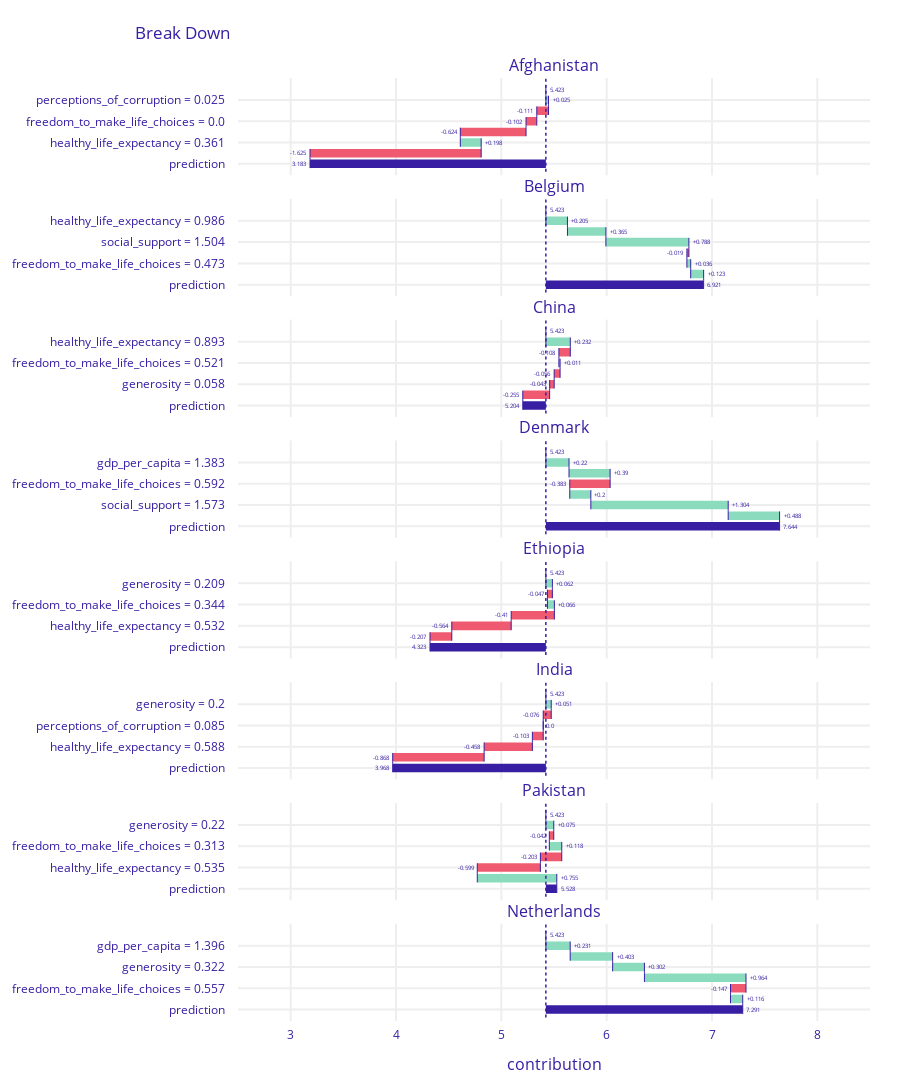

Source (notebook cell):
### Code cell
pp_list = []
for country in ['Afghanistan', 'Belgium', 'China', 'Denmark', 'Ethiopia','India','Pakistan','Netherlands']:
    pp = explainer.predict_parts(X.loc[country], type='break_down')
    pp.result.label = country
    pp_list += [pp]
pp_list[0].plot(pp_list[1::], min_max=[2.5, 8.5])

### Figure 1 — Plotly figure (JSON) as saved in the notebook; plotly's stock layout.template omitted (floating-point values rounded to 4 significant figures)
{"data": [{"base": 5.423, "connector": {"line": {"color": "#371ea3", "dash": "solid", "width": 1}, "mode": "spanning"}, "decreasing": {"marker": {"color": "#f05a71"}}, "hoverinfo": "text+delta", "hoverlabel": {"bgcolor": "rgba(0,0,0,0.8)"}, "hovertext": ["Average response: 5.423<br>Prediction: 3.183", "perceptions_of_corruption = 0.025<br>increases average response by", "generosity = 0.158<br>decreases average response by", "freedom_to_make_life_choices = 0.0<br>decreases average response by", "gdp_per_capita = 0.35<br>decreases average response by", "healthy_life_expectancy = 0.361<br>increases average response by", "social_support = 0.517<br>decreases average response by", "Average response: 5.423<br>Prediction: 3.183"], "increasing": {"marker": {"color": "#8bdcbe"}}, "measure": ["relative", "relative", "relative", "relative", "relative", "relative", "relative", "total"], "orientation": "h", "showlegend": false, "text": ["5.423", "+0.025", "-0.111", "-0.102", "-0.624", "+0.198", "-1.625", "3.183"], "textposition": "outside", "totals": {"marker": {"color": "#371ea3"}}, "type": "waterfall", "x": [0, 0.025, -0.111, -0.102, -0.624, 0.198, -1.625, -2.239], "xaxis": "x", "y": ["intercept", "perceptions_of_corruption = 0.025", "generosity = 0.158", "freedom_to_make_life_choices = 0.0", "gdp_per_capita = 0.35", "healthy_life_expectancy = 0.361", "social_support = 0.517", "prediction"], "yaxis": "y"}, {"base": 5.423, "connector": {"line": {"color": "#371ea3", "dash": "solid", "width": 1}, "mode": "spanning"}, "decreasing": {"marker": {"color": "#f05a71"}}, "hoverinfo": "text+delta", "hoverlabel": {"bgcolor": "rgba(0,0,0,0.8)"}, "hovertext": ["Average response: 5.423<br>Prediction: 6.921", "healthy_life_expectancy = 0.986<br>increases average response by", "gdp_per_capita = 1.356<br>increases average response by", "social_support = 1.504<br>increases average response by", "generosity = 0.16<br>decreases average response by", "freedom_to_make_life_choices = 0.473<br>increases average response by", "perceptions_of_corruption = 0.21<br>increases average response by", "Average response: 5.423<br>Prediction: 6.921"], "increasing": {"marker": {"color": "#8bdcbe"}}, "measure": ["relative", "relative", "relative", "relative", "relative", "relative", "relative", "total"], "orientation": "h", "showlegend": false, "text": ["5.423", "+0.205", "+0.365", "+0.788", "-0.019", "+0.036", "+0.123", "6.921"], "textposition": "outside", "totals": {"marker": {"color": "#371ea3"}}, "type": "waterfall", "x": [0, 0.205, 0.365, 0.788, -0.019, 0.036, 0.123, 1.498], "xaxis": "x2", "y": ["intercept", "healthy_life_expectancy = 0.986", "gdp_per_capita = 1.356", "social_support = 1.504", "generosity = 0.16", "freedom_to_make_life_choices = 0.473", "perceptions_of_corruption = 0.21", "prediction"], "yaxis": "y2"}, {"base": 5.423, "connector": {"line": {"color": "#371ea3", "dash": "solid", "width": 1}, "mode": "spanning"}, "decreasing": {"marker": {"color": "#f05a71"}}, "hoverinfo": "text+delta", "hoverlabel": {"bgcolor": "rgba(0,0,0,0.8)"}, "hovertext": ["Average response: 5.423<br>Prediction: 5.204", "healthy_life_expectancy = 0.893<br>increases average response by", "gdp_per_capita = 1.029<br>decreases average response by", "freedom_to_make_life_choices = 0.521<br>increases average response by", "perceptions_of_corruption = 0.1<br>decreases average response by", "generosity = 0.058<br>decreases average response by", "social_support = 1.125<br>decreases average response by", "Average response: 5.423<br>Prediction: 5.204"], "increasing": {"marker": {"color": "#8bdcbe"}}, "measure": ["relative", "relative", "relative", "relative", "relative", "relative", "relative", "total"], "orientation": "h", "showlegend": false, "text": ["5.423", "+0.232", "-0.108", "+0.011", "-0.056", "-0.043", "-0.255", "5.204"], "textposition": "outside", "totals": {"marker": {"color": "#371ea3"}}, "type": "waterfall", "x": [0, 0.232, -0.108, 0.011, -0.056, -0.043, -0.255, -0.218], "xaxis": "x3", "y": ["intercept", "healthy_life_expectancy = 0.893", "gdp_per_capita = 1.029", "freedom_to_make_life_choices = 0.521", "perceptions_of_corruption = 0.1", "generosity = 0.058", "social_support = 1.125", "prediction"], "yaxis": "y3"}, {"base": 5.423, "connector": {"line": {"color": "#371ea3", "dash": "solid", "width": 1}, "mode": "spanning"}, "decreasing": {"marker": {"color": "#f05a71"}}, "hoverinfo": "text+delta", "hoverlabel": {"bgcolor": "rgba(0,0,0,0.8)"}, "hovertext": ["Average response: 5.423<br>Prediction: 7.644", "gdp_per_capita = 1.383<br>increases average response by", "healthy_life_expectancy = 0.996<br>increases average response by", "freedom_to_make_life_choices = 0.592<br>decreases average response by", "generosity = 0.252<br>increases average response by", "social_support = 1.573<br>increases average response by", "perceptions_of_corruption = 0.41<br>increases average response by", "Average response: 5.423<br>Prediction: 7.644"], "increasing": {"marker": {"color": "#8bdcbe"}}, "measure": ["relative", "relative", "relative", "relative", "relative", "relative", "relative", "total"], "orientation": "h", "showlegend": false, "text": ["5.423", "+0.22", "+0.39", "-0.383", "+0.2", "+1.304", "+0.488", "7.644"], "textposition": "outside", "totals": {"marker": {"color": "#371ea3"}}, "type": "waterfall", "x": [0, 0.22, 0.39, -0.383, 0.2, 1.304, 0.488, 2.221], "xaxis": "x4", "y": ["intercept", "gdp_per_capita = 1.383", "healthy_life_expectancy = 0.996", "freedom_to_make_life_choices = 0.592", "generosity = 0.252", "social_support = 1.573", "perceptions_of_corruption = 0.41", "prediction"], "yaxis": "y4"}, {"base": 5.423, "connector": {"line": {"color": "#371ea3", "dash": "solid", "width": 1}, "mode": "spanning"}, "decreasing": {"marker": {"color": "#f05a71"}}, "hoverinfo": "text+delta", "hoverlabel": {"bgcolor": "rgba(0,0,0,0.8)"}, "hovertext": ["Average response: 5.423<br>Prediction: 4.323", "generosity = 0.209<br>increases average response by", "perceptions_of_corruption = 0.1<br>decreases average response by", "freedom_to_make_life_choices = 0.344<br>increases average response by", "gdp_per_capita = 0.336<br>decreases average response by", "healthy_life_expectancy = 0.532<br>decreases average response by", "social_support = 1.033<br>decreases average response by", "Average response: 5.423<br>Prediction: 4.323"], "increasing": {"marker": {"color": "#8bdcbe"}}, "measure": ["relative", "relative", "relative", "relative", "relative", "relative", "relative", "total"], "orientation": "h", "showlegend": false, "text": ["5.423", "+0.062", "-0.047", "+0.066", "-0.41", "-0.564", "-0.207", "4.323"], "textposition": "outside", "totals": {"marker": {"color": "#371ea3"}}, "type": "waterfall", "x": [0, 0.062, -0.047, 0.066, -0.41, -0.564, -0.207, -1.1], "xaxis": "x5", "y": ["intercept", "generosity = 0.209", "perceptions_of_corruption = 0.1", "freedom_to_make_life_choices = 0.344", "gdp_per_capita = 0.336", "healthy_life_expectancy = 0.532", "social_support = 1.033", "prediction"], "yaxis": "y5"}, {"base": 5.423, "connector": {"line": {"color": "#371ea3", "dash": "solid", "width": 1}, "mode": "spanning"}, "decreasing": {"marker": {"color": "#f05a71"}}, "hoverinfo": "text+delta", "hoverlabel": {"bgcolor": "rgba(0,0,0,0.8)"}, "hovertext": ["Average response: 5.423<br>Prediction: 3.968", "generosity = 0.2<br>increases average response by", "freedom_to_make_life_choices = 0.498<br>decreases average response by", "perceptions_of_corruption = 0.085<br>decreases average response by", "gdp_per_capita = 0.755<br>decreases average response by", "healthy_life_expectancy = 0.588<br>decreases average response by", "social_support = 0.765<br>decreases average response by", "Average response: 5.423<br>Prediction: 3.968"], "increasing": {"marker": {"color": "#8bdcbe"}}, "measure": ["relative", "relative", "relative", "relative", "relative", "relative", "relative", "total"], "orientation": "h", "showlegend": false, "text": ["5.423", "+0.051", "-0.076", "0.0", "-0.103", "-0.458", "-0.868", "3.968"], "textposition": "outside", "totals": {"marker": {"color": "#371ea3"}}, "type": "waterfall", "x": [0, 0.051, -0.076, 0, -0.103, -0.458, -0.868, -1.454], "xaxis": "x6", "y": ["intercept", "generosity = 0.2", "freedom_to_make_life_choices = 0.498", "perceptions_of_corruption = 0.085", "gdp_per_capita = 0.755", "healthy_life_expectancy = 0.588", "social_support = 0.765", "prediction"], "yaxis": "y6"}, {"base": 5.423, "connector": {"line": {"color": "#371ea3", "dash": "solid", "width": 1}, "mode": "spanning"}, "decreasing": {"marker": {"color": "#f05a71"}}, "hoverinfo": "text+delta", "hoverlabel": {"bgcolor": "rgba(0,0,0,0.8)"}, "hovertext": ["Average response: 5.423<br>Prediction: 5.528", "generosity = 0.22<br>increases average response by", "perceptions_of_corruption = 0.098<br>decreases average response by", "freedom_to_make_life_choices = 0.313<br>increases average response by", "gdp_per_capita = 0.677<br>decreases average response by", "healthy_life_expectancy = 0.535<br>decreases average response by", "social_support = 0.886<br>increases average response by", "Average response: 5.423<br>Prediction: 5.528"], "increasing": {"marker": {"color": "#8bdcbe"}}, "measure": ["relative", "relative", "relative", "relative", "relative", "relative", "relative", "total"], "orientation": "h", "showlegend": false, "text": ["5.423", "+0.075", "-0.042", "+0.118", "-0.203", "-0.599", "+0.755", "5.528"], "textposition": "outside", "totals": {"marker": {"color": "#371ea3"}}, "type": "waterfall", "x": [0, 0.075, -0.042, 0.118, -0.203, -0.599, 0.755, 0.106], "xaxis": "x7", "y": ["intercept", "generosity = 0.22", "perceptions_of_corruption = 0.098", "freedom_to_make_life_choices = 0.313", "gdp_per_capita = 0.677", "healthy_life_expectancy = 0.535", "social_support = 0.886", "prediction"], "yaxis": "y7"}, {"base": 5.423, "connector": {"line": {"color": "#371ea3", "dash": "solid", "width": 1}, "mode": "spanning"}, "decreasing": {"marker": {"color": "#f05a71"}}, "hoverinfo": "text+delta", "hoverlabel": {"bgcolor": "rgba(0,0,0,0.8)"}, "hovertext": ["Average response: 5.423<br>Prediction: 7.291", "gdp_per_capita = 1.396<br>increases average response by", "healthy_life_expectancy = 0.999<br>increases average response by", "generosity = 0.322<br>increases average response by", "social_support = 1.522<br>increases average response by", "freedom_to_make_life_choices = 0.557<br>decreases average response by", "perceptions_of_corruption = 0.298<br>increases average response by", "Average response: 5.423<br>Prediction: 7.291"], "increasing": {"marker": {"color": "#8bdcbe"}}, "measure": ["relative", "relative", "relative", "relative", "relative", "relative", "relative", "total"], "orientation": "h", "showlegend": false, "text": ["5.423", "+0.231", "+0.403", "+0.302", "+0.964", "-0.147", "+0.116", "7.291"], "textposition": "outside", "totals": {"marker": {"color": "#371ea3"}}, "type": "waterfall", "x": [0, 0.231, 0.403, 0.302, 0.964, -0.147, 0.116, 1.869], "xaxis": "x8", "y": ["intercept", "gdp_per_capita = 1.396", "healthy_life_expectancy = 0.999", "generosity = 0.322", "social_support = 1.522", "freedom_to_make_life_choices = 0.557", "perceptions_of_corruption = 0.298", "prediction"], "yaxis": "y8"}], "layout": {"annotations": [{"font": {"size": 16}, "showarrow": false, "text": "Afghanistan", "x": 0.5, "xanchor": "center", "xref": "paper", "y": 1, "yanchor": "bottom", "yref": "paper"}, {"font": {"size": 16}, "showarrow": false, "text": "Belgium", "x": 0.5, "xanchor": "center", "xref": "paper", "y": 0.8719, "yanchor": "bottom", "yref": "paper"}, {"font": {"size": 16}, "showarrow": false, "text": "China", "x": 0.5, "xanchor": "center", "xref": "paper", "y": 0.7438, "yanchor": "bottom", "yref": "paper"}, {"font": {"size": 16}, "showarrow": false, "text": "Denmark", "x": 0.5, "xanchor": "center", "xref": "paper", "y": 0.6156, "yanchor": "bottom", "yref": "paper"}, {"font": {"size": 16}, "showarrow": false, "text": "Ethiopia", "x": 0.5, "xanchor": "center", "xref": "paper", "y": 0.4875, "yanchor": "bottom", "yref": "paper"}, {"font": {"size": 16}, "showarrow": false, "text": "India", "x": 0.5, "xanchor": "center", "xref": "paper", "y": 0.3594, "yanchor": "bottom", "yref": "paper"}, {"font": {"size": 16}, "showarrow": false, "text": "Pakistan", "x": 0.5, "xanchor": "center", "xref": "paper", "y": 0.2312, "yanchor": "bottom", "yref": "paper"}, {"font": {"size": 16}, "showarrow": false, "text": "Netherlands", "x": 0.5, "xanchor": "center", "xref": "paper", "y": 0.1031, "yanchor": "bottom", "yref": "paper"}, {"font": {"size": 16}, "showarrow": false, "text": "contribution", "x": 0.5, "xanchor": "center", "xref": "paper", "y": 0, "yanchor": "top", "yref": "paper", "yshift": -30}], "font": {"color": "#371ea3"}, "height": 1951, "margin": {"b": 71, "r": 30, "t": 78}, "shapes": [{"line": {"color": "#371ea3", "dash": "dot", "width": 1.5}, "type": "line", "x0": 5.423, "x1": 5.423, "xref": "x", "y0": -1, "y1": 8, "yref": "y"}, {"line": {"color": "#371ea3", "dash": "dot", "width": 1.5}, "type": "line", "x0": 5.423, "x1": 5.423, "xref": "x2", "y0": -1, "y1": 8, "yref": "y2"}, {"line": {"color": "#371ea3", "dash": "dot", "width": 1.5}, "type": "line", "x0": 5.423, "x1": 5.423, "xref": "x3", "y0": -1, "y1": 8, "yref": "y3"}, {"line": {"color": "#371ea3", "dash": "dot", "width": 1.5}, "type": "line", "x0": 5.423, "x1": 5.423, "xref": "x4", "y0": -1, "y1": 8, "yref": "y4"}, {"line": {"color": "#371ea3", "dash": "dot", "width": 1.5}, "type": "line", "x0": 5.423, "x1": 5.423, "xref": "x5", "y0": -1, "y1": 8, "yref": "y5"}, {"line": {"color": "#371ea3", "dash": "dot", "width": 1.5}, "type": "line", "x0": 5.423, "x1": 5.423, "xref": "x6", "y0": -1, "y1": 8, "yref": "y6"}, {"line": {"color": "#371ea3", "dash": "dot", "width": 1.5}, "type": "line", "x0": 5.423, "x1": 5.423, "xref": "x7", "y0": -1, "y1": 8, "yref": "y7"}, {"line": {"color": "#371ea3", "dash": "dot", "width": 1.5}, "type": "line", "x0": 5.423, "x1": 5.423, "xref": "x8", "y0": -1, "y1": 8, "yref": "y8"}], "title": {"text": "Break Down", "x": 0.15}, "xaxis": {"anchor": "y", "automargin": true, "domain": [0, 1], "fixedrange": true, "gridwidth": 2, "matches": "x8", "range": [2.5, 8.5], "showticklabels": false, "tickcolor": "white", "ticklen": 3, "ticks": "outside", "type": "linear", "zeroline": false}, "xaxis2": {"anchor": "y2", "automargin": true, "domain": [0, 1], "fixedrange": true, "gridwidth": 2, "matches": "x8", "range": [2.5, 8.5], "showticklabels": false, "tickcolor": "white", "ticklen": 3, "ticks": "outside", "type": "linear", "zeroline": false}, "xaxis3": {"anchor": "y3", "automargin": true, "domain": [0, 1], "fixedrange": true, "gridwidth": 2, "matches": "x8", "range": [2.5, 8.5], "showticklabels": false, "tickcolor": "white", "ticklen": 3, "ticks": "outside", "type": "linear", "zeroline": false}, "xaxis4": {"anchor": "y4", "automargin": true, "domain": [0, 1], "fixedrange": true, "gridwidth": 2, "matches": "x8", "range": [2.5, 8.5], "showticklabels": false, "tickcolor": "white", "ticklen": 3, "ticks": "outside", "type": "linear", "zeroline": false}, "xaxis5": {"anchor": "y5", "automargin": true, "domain": [0, 1], "fixedrange": true, "gridwidth": 2, "matches": "x8", "range": [2.5, 8.5], "showticklabels": false, "tickcolor": "white", "ticklen": 3, "ticks": "outside", "type": "linear", "zeroline": false}, "xaxis6": {"anchor": "y6", "automargin": true, "domain": [0, 1], "fixedrange": true, "gridwidth": 2, "matches": "x8", "range": [2.5, 8.5], "showticklabels": false, "tickcolor": "white", "ticklen": 3, "ticks": "outside", "type": "linear", "zeroline": false}, "xaxis7": {"anchor": "y7", "automargin": true, "domain": [0, 1], "fixedrange": true, "gridwidth": 2, "matches": "x8", "range": [2.5, 8.5], "showticklabels": false, "tickcolor": "white", "ticklen": 3, "ticks": "outside", "type": "linear", "zeroline": false}, "xaxis8": {"anchor": "y8", "automargin": true, "domain": [0, 1], "fixedrange": true, "gridwidth": 2, "range": [2.5, 8.5], "tickcolor": "white", "ticklen": 3, "ticks": "outside", "type": "linear", "zeroline": false}, "yaxis": {"anchor": "x", "automargin": true, "autorange": "reversed", "domain": [0.8969, 1], "fixedrange": true, "gridwidth": 2, "tickcolor": "white", "ticklen": 10, "ticks": "outside", "type": "category"}, "yaxis2": {"anchor": "x2", "automargin": true, "autorange": "reversed", "domain": [0.7688, 0.8719], "fixedrange": true, "gridwidth": 2, "tickcolor": "white", "ticklen": 10, "ticks": "outside", "type": "category"}, "yaxis3": {"anchor": "x3", "automargin": true, "autorange": "reversed", "domain": [0.6406, 0.7438], "fixedrange": true, "gridwidth": 2, "tickcolor": "white", "ticklen": 10, "ticks": "outside", "type": "category"}, "yaxis4": {"anchor": "x4", "automargin": true, "autorange": "reversed", "domain": [0.5125, 0.6156], "fixedrange": true, "gridwidth": 2, "tickcolor": "white", "ticklen": 10, "ticks": "outside", "type": "category"}, "yaxis5": {"anchor": "x5", "automargin": true, "autorange": "reversed", "domain": [0.3844, 0.4875], "fixedrange": true, "gridwidth": 2, "tickcolor": "white", "ticklen": 10, "ticks": "outside", "type": "category"}, "yaxis6": {"anchor": "x6", "automargin": true, "autorange": "reversed", "domain": [0.2562, 0.3594], "fixedrange": true, "gridwidth": 2, "tickcolor": "white", "ticklen": 10, "ticks": "outside", "type": "category"}, "yaxis7": {"anchor": "x7", "automargin": true, "autorange": "reversed", "domain": [0.1281, 0.2312], "fixedrange": true, "gridwidth": 2, "tickcolor": "white", "ticklen": 10, "ticks": "outside", "type": "category"}, "yaxis8": {"anchor": "x8", "automargin": true, "autorange": "reversed", "domain": [0, 0.1031], "fixedrange": true, "gridwidth": 2, "tickcolor": "white", "ticklen": 10, "ticks": "outside", "type": "category"}}}
